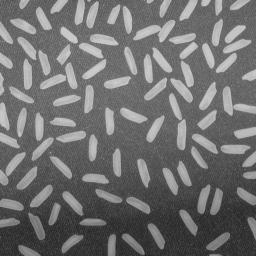
#> input picture rice.jpg, 256 x 256 px, found by its file name
$ jupyter execute 'week1_report#1.ipynb'
#> lines starting #> are read from the running program, lines starting #| are printed output that depends on the picture; after the words box and inside, x2 and y2 are one past the last pixel; in counts of white or black regions, pixels touching at a corner belong together; long printed decimals are rounded
[cell 1]
from skimage import io, data, img_as_float
import matplotlib.pyplot as plt
import numpy as np

#problem1-1

[cell 2]
rice = io.imread('rice.jpg')
#> rice is the input picture: shape (256, 256); min 25, max 213, mean 111.2
gray_rice = io.imread('rice.jpg', as_gray=True)

[cell 3]
plt.imshow(rice)
plt.show()
plt.imshow(gray_rice, cmap='gray')
plt.show()

[cell 4]
from skimage import img_as_float
rice_float = img_as_float(rice)
print(rice.max(), rice_float.max())
#| 213 0.8353

#problem1-2

[cell 5]
rice_float = io.imread('rice.jpg')

mul_rice = rice_float * 2
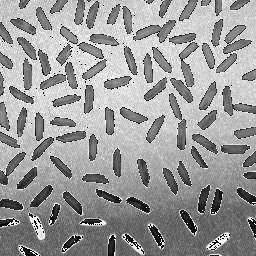
#> mul_rice: shape (256, 256); min 0, max 254, mean 153.6
plt.imshow(mul_rice, cmap='gray')
plt.show()

#problem1-3

[cell 6]
rice_float = io.imread('rice.jpg')

div_rice = rice_float / 10
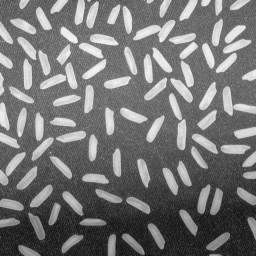
#> div_rice: shape (256, 256) float64; min 2.5, max 21.3, mean 11.1; drawn with min black and max white
plt.imshow(div_rice, cmap='gray')
plt.show()

[cell 7]
highway1 = io.imread('highway1.jpg')
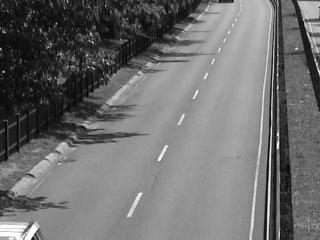
#> input picture highway1.jpg, 320 x 240 px, found by its file name
#> highway1 is the input picture: shape (240, 320); min 0, max 255, mean 110.3
highway2 = io.imread('highway2.jpg')
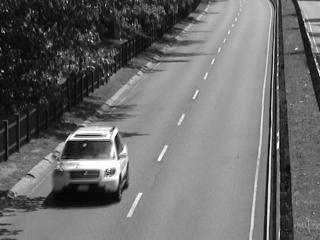
#> input picture highway2.jpg, 320 x 240 px, found by its file name
#> highway2 is the input picture: shape (240, 320); min 0, max 255, mean 107.1

[cell 8]
plt.imshow(highway1, cmap='gray')
plt.show()

[cell 9]
plt.imshow(highway2, cmap='gray')
plt.show()

#problem2-1

[cell 10]
subtraction=highway1 - highway2
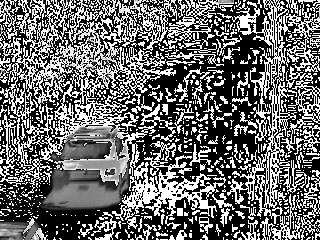
#> subtraction: shape (240, 320); min 0, max 255, mean 106.5

plt.imshow(subtraction, cmap='gray')
plt.show()

[cell 11]
leaves = io.imread('leaves.jpg')
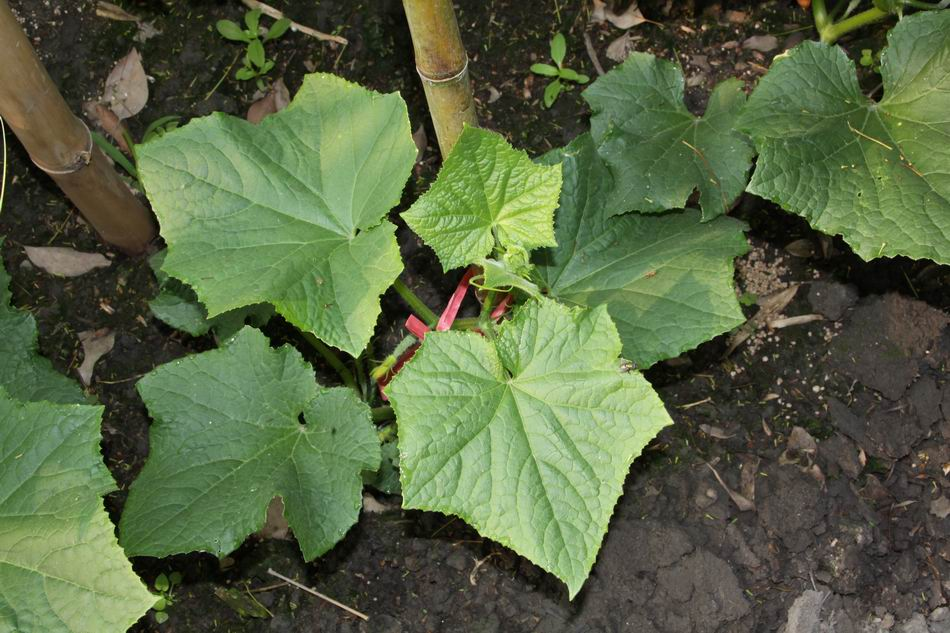
#> input picture week1/leaves.jpg, 950 x 633 px, found by its file name
#> leaves is the input picture: shape (633, 950, 3); mean R, G, B 87.1, 101.1, 67
gray_leaves = io.imread('leaves.jpg', as_gray=True)
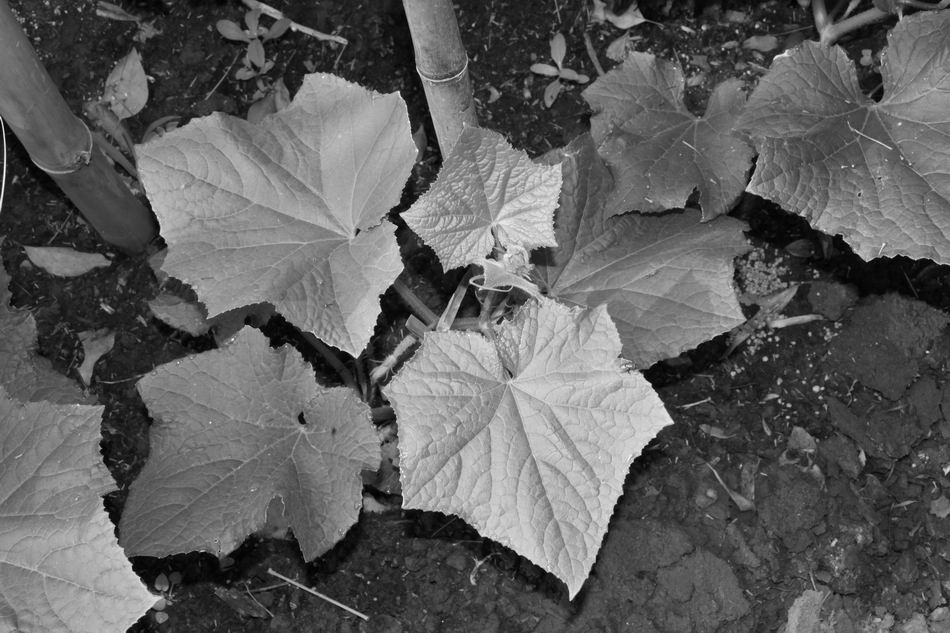
#> gray_leaves: shape (633, 950) float64; min 0, max 0.986, mean 0.375

[cell 12]
plt.imshow(leaves)
plt.show()
plt.imshow(gray_leaves, cmap='gray')
plt.show()

[cell 13]
def increase_contrast(image):
    threshold = 0.15
    mod_image = image/image.max().copy()
    x1, y1 = np.where(mod_image>=threshold)
    x2, y2 = np.where(mod_image<threshold)
    mod_image[x1, y1] = mod_image[x1, y1] + 0.3
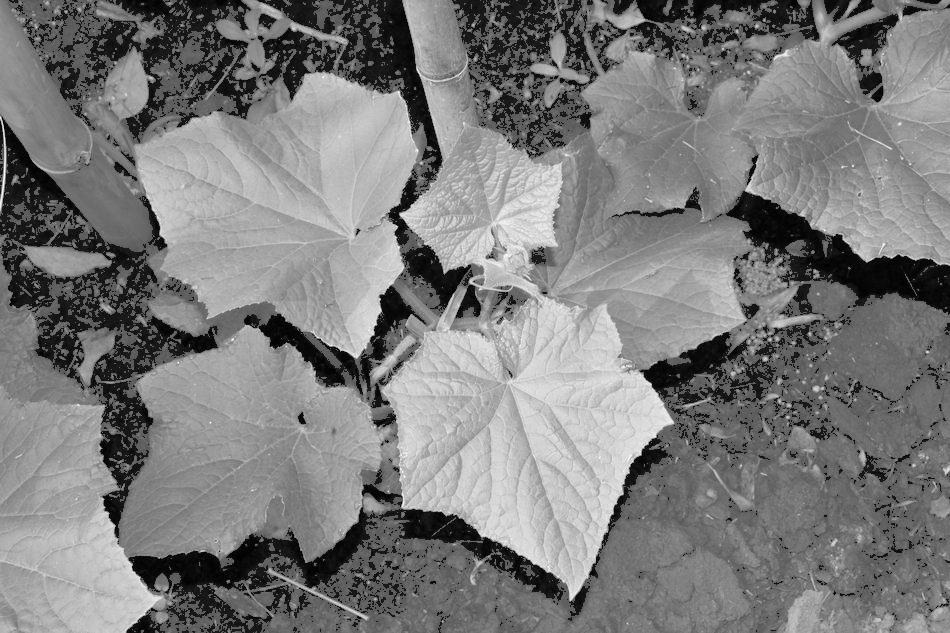
#> mod_image: shape (633, 950) float64; min 0, max 1.3, mean 0.634; drawn with min black and max white
    mod_image[x2, y2] = mod_image[x2, y2] - 0.3
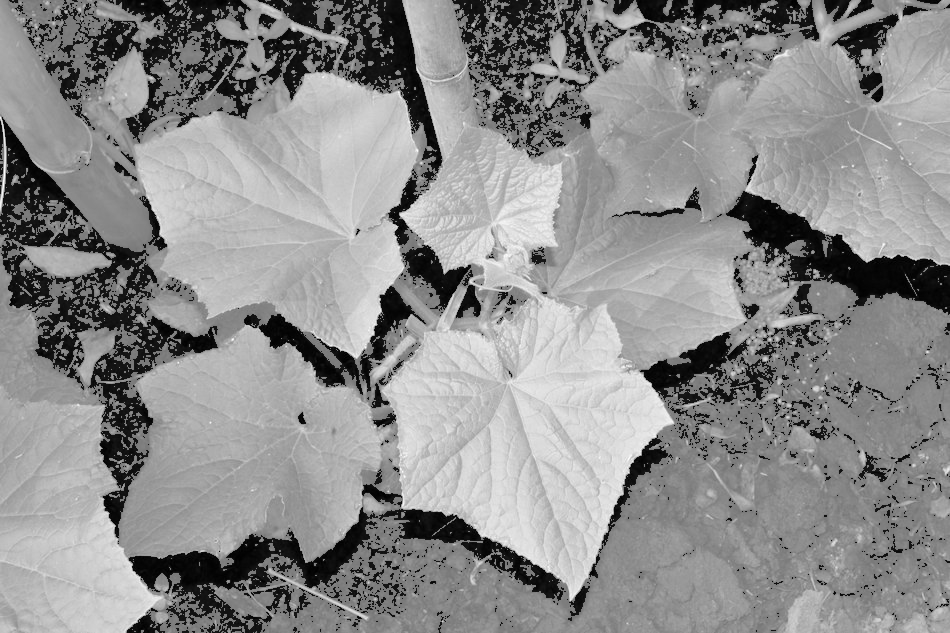
#> mod_image: shape (633, 950) float64; 15.58% of pixels changed, all inside (x1, y1, x2, y2) = (0, 0, 950, 633); drawn with min black and max white
    return mod_image

leaves_gray = io.imread('leaves.jpg', as_gray=True)
plt.imshow(leaves_gray, cmap='gray')
plt.show()

[cell 14]
leaves_contrast= increase_contrast(leaves_gray)

[cell 15]
plt.imshow(leaves_contrast, cmap='gray', vmin=0.0, vmax=1.0)
plt.show()

#problem3

[cell 16]
def decrease_contrast(image):
    threshold = 0.01
    mod_image = image/image.max().copy()
    x1, y1 = np.where(mod_image>=threshold)
    x2, y2 = np.where(mod_image<threshold)
#> x2 = 149 values from 0 to 628; y2 = 149 values, max 944 at index 61, min 0 at index 7, mean 463.3
    mod_image[x1, y1] = mod_image[x1, y1] + 0.3
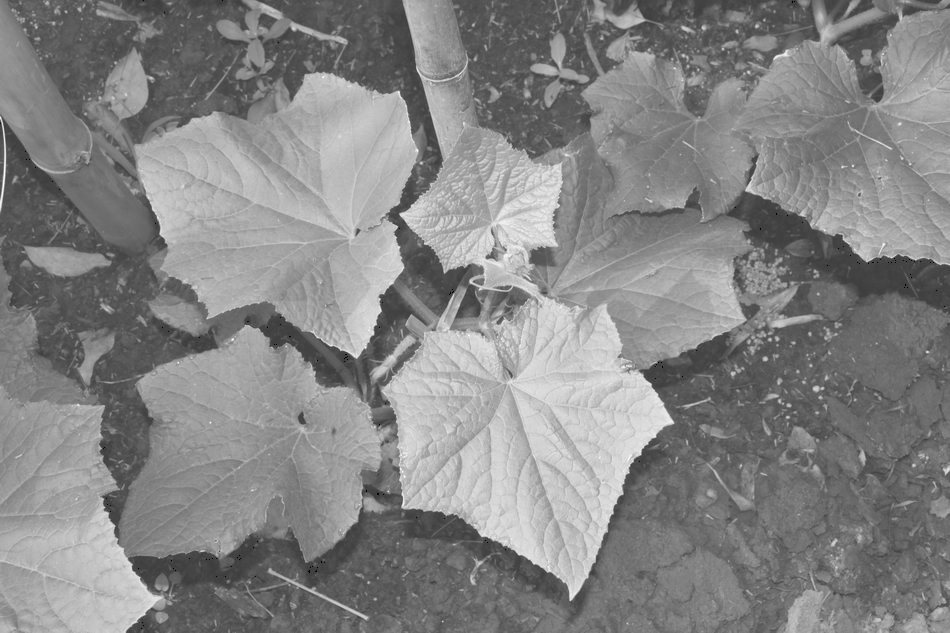
#> mod_image: shape (633, 950) float64; min 0, max 1.3, mean 0.681; drawn with min black and max white
    mod_image[x2, y2] = mod_image[x2, y2] - 0.3
#> mod_image: shape (633, 950) float64; 0.02% of pixels changed, all inside (x1, y1, x2, y2) = (0, 0, 945, 629)
    return mod_image

leaves_gray = io.imread('leaves.jpg', as_gray=True)
plt.imshow(leaves_gray, cmap='gray')
plt.show()
